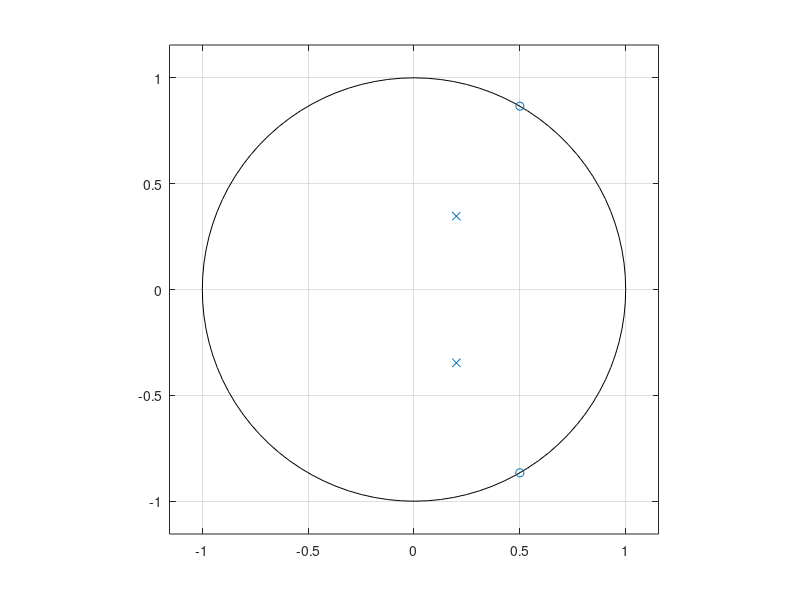

Here is the MATLAB script that generated this plot: (Note: this script raises an error after producing the figure.)
r1 = 0.4;
t = pi/3;
b1 = [1,-2*cos(t),1];
a1 = [1, -2*r1*cos(t),r1*r1];
figure('NumberTitle', 'off', 'Name', 'Pole-Zero plot for r = 0.4, Theta= pi/3');
zplane(b1,a1)

r2 = 0.6;
b2 = [1,-2*cos(t),1];
a2 = [1, -2*r*cos(t),r2*r2];
figure('NumberTitle', 'off', 'Name', 'Pole-Zero plot for r = 0.6, Theta= pi/3');
zplane(b2,a2)